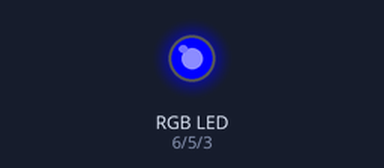
This sketch was run on a simulated Arduino Uno, built with avr-gcc and run on an emulated ATmega328P. On the bench: an RGB LED mixed from three pins (HIGH = lit).

Above: at 0.5 s.
At 4.5 s:
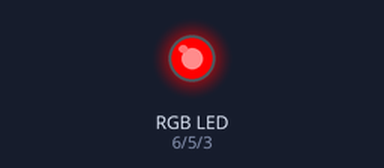
At 6.5 s:
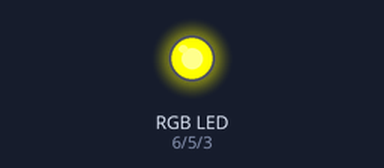
At 7.5 s:
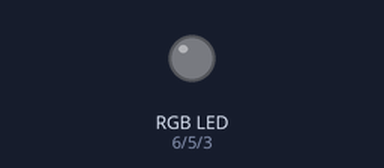
At 10.5 s:
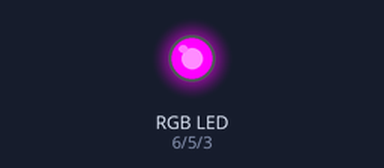
At 14.5 s:
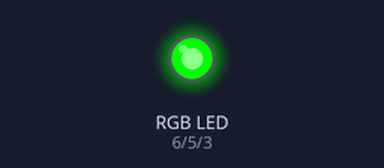
Timing chart, 0 to 15.6 s (numbered marks = the images above):
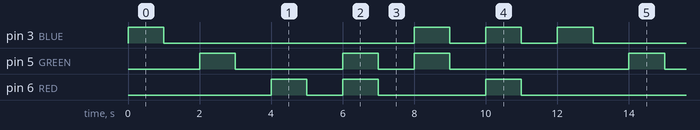

The sketch:

RGB_basic.ino
```cpp
/*In common cathode configuration, High on the Pin leads to LED on.*/
// Define Pins
#define BLUE 3
#define GREEN 5
#define RED 6

void setup()
{
pinMode(RED, OUTPUT);
pinMode(GREEN, OUTPUT);
pinMode(BLUE, OUTPUT);
}

// main loop
void loop()
{

digitalWrite(BLUE, HIGH);
delay(1000);
digitalWrite(BLUE, LOW);
delay(1000);

digitalWrite(GREEN, HIGH);
delay(1000);
digitalWrite(GREEN, LOW);
delay(1000);


digitalWrite(RED, HIGH);
delay(1000);
digitalWrite(RED, LOW);
delay(1000);

digitalWrite(RED, HIGH);
digitalWrite(GREEN, HIGH);
delay(1000);
digitalWrite(RED, LOW);
digitalWrite(GREEN, LOW);
delay(1000);

digitalWrite(BLUE, HIGH);
digitalWrite(GREEN, HIGH);
delay(1000);
digitalWrite(BLUE, LOW);
digitalWrite(GREEN, LOW);
delay(1000);

digitalWrite(BLUE, HIGH);
digitalWrite(RED, HIGH);
delay(1000);
digitalWrite(BLUE, LOW);
digitalWrite(RED, LOW);
delay(1000);

}
```

Measured:
- by itself, pin 3 (BLUE): repeats every 12.0 s: LOW 7.0 s, 2 × (HIGH 1.0 s, LOW 1.0 s), HIGH 1.0 s
- by itself, pin 5 (GREEN): repeats every 12.0 s: LOW 3.0 s, HIGH 1.0 s, LOW 1.0 s, HIGH 1.0 s, LOW 5.0 s, HIGH 1.0 s
- by itself, pin 6 (RED): repeats every 12.0 s: LOW 1.0 s, HIGH 1.0 s, LOW 3.0 s, HIGH 1.0 s, LOW 5.0 s, HIGH 1.0 s
